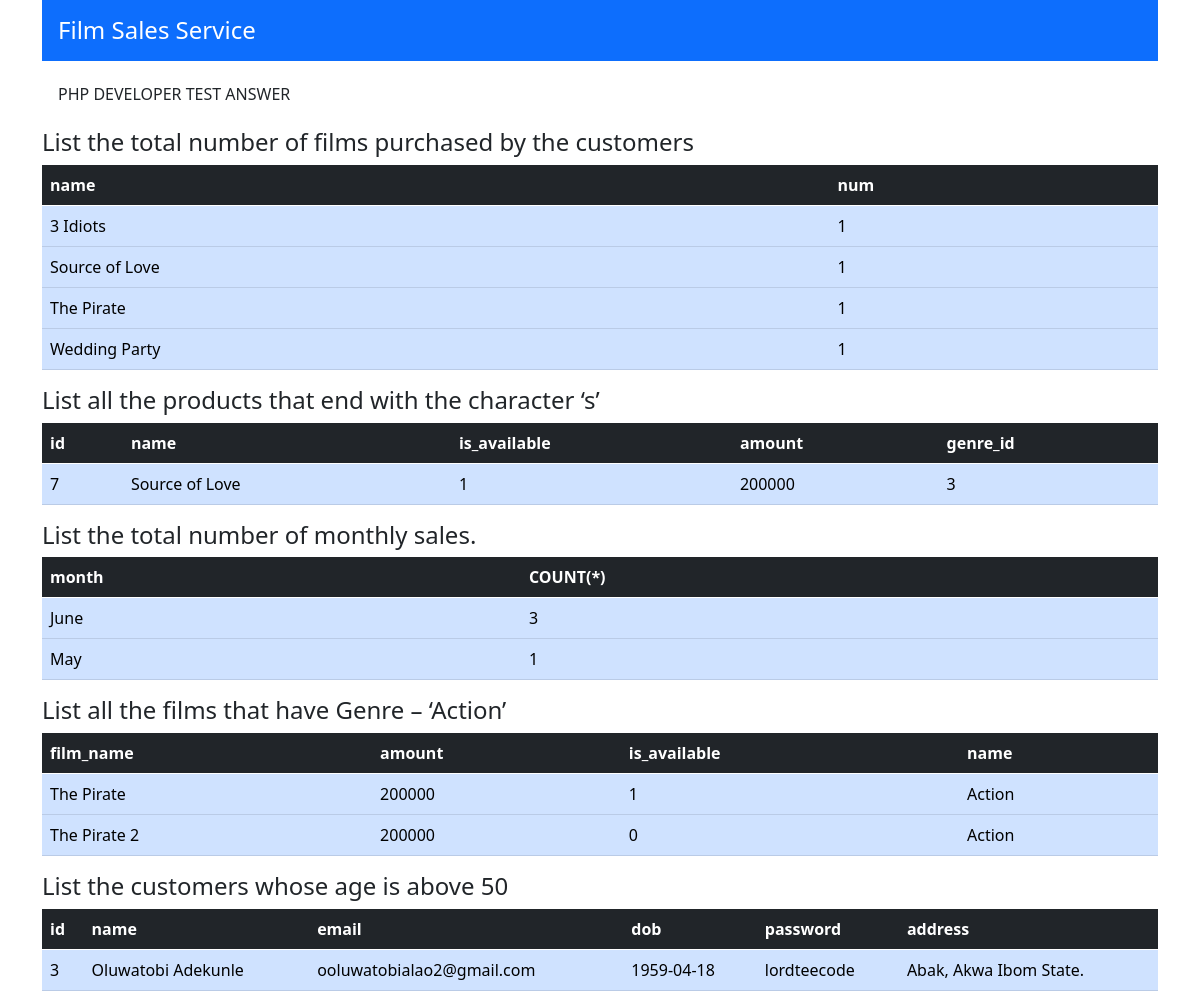
The page / on the database its author committed.
### tables this page shows
CREATE TABLE `films` (
  `id` int(11) NOT NULL,
  `name` varchar(255) NOT NULL,
  `is_available` tinyint(1) NOT NULL DEFAULT '0',
  `amount` float NOT NULL,
  `genre_id` int(11) NOT NULL
);

CREATE TABLE `genres` (
  `id` int(11) NOT NULL,
  `name` varchar(255) NOT NULL
);

CREATE TABLE `customers` (
  `id` int(11) NOT NULL,
  `name` varchar(255) NOT NULL,
  `email` varchar(255) NOT NULL,
  `dob` date NOT NULL,
  `password` varchar(255) NOT NULL,
  `address` varchar(255) NOT NULL
);

### db.php (called while the page is built, shortened)
<?php
	class PDODatabase extends PDO{
		function __construct(){
			$this->connection = new PDO('mysql:host=localhost;dbname=films;charset=utf8','root','');
		}
	}
?>

### FIlmController.php (the view)
<?php
require_once('db.php');
class FilmController extends PDODatabase{
    public function fetchFilmsPurchasedByCustomers(){
        $query = "SELECT name, COUNT(*) as num FROM films JOIN purchases WHERE films.id = purchases.film_id GROUP BY films.name;";
        return $this->perform_query($query);
    }
    public function startWith($s){
        $query = "SELECT * FROM `films` WHERE films.name LIKE '$s%'";
        return $this->perform_query($query);
    }
    public function getMonthlySales(){
        $query = "SELECT MONTHNAME(date) as month, COUNT(*) FROM purchases GROUP BY month";
        return $this->perform_query($query);
    }
    public function getFilmByGenre(){
        $query = "SELECT films.name as film_name, amount, is_available, genres.name FROM films JOIN genres WHERE films.genre_id = genres.id and genres.name = 'Action'";
        return $this->perform_query($query);
    }
    public function getCustumerAbove50(){
        $query = "SELECT * FROM customers WHERE TIMESTAMPDIFF(YEAR, dob, CURRENT_DATE()) > " . 50;
        return $this->perform_query($query);
    }
    public function perform_query($sql){
        $result_set = $this->connection->prepare($sql);
        $result_set->execute();
        $result = $result_set->fetchAll(\PDO::FETCH_ASSOC);
        return $result;
    }
    public function print_result($result, $question){
        if(count($result) > 0){
            $keys = array_keys($result[0]);
            echo "<h4>$question</h4>";
            echo "<table class='table table-primary'>";
            echo "<thead class='table-dark'>";
            foreach($keys as $key){
                echo "<th>" . $key . "</th>";
            }
            echo "</thead>";
            echo "<tbody>";
            foreach($result as $res){
                echo "<tr>";
                foreach($keys as $key){
                    echo "<td>" .$res[$key] . "</td>";
                }
                echo "</tr>";
            }
            echo "</tbody>";
            echo "</table>";
        }
    }
}

### index.php (shortened to what this page needs)
<!doctype html>
<html lang="en">
  <head>
    <link href="https://cdn.jsdelivr.net/npm/bootstrap@5.0.2/dist/css/bootstrap.min.css" rel="stylesheet">
  </head>
  <body class="container">
    <h4 class="bg-primary p-3 text-white">Film Sales Service</h4>
    <h6 class="p-3">PHP DEVELOPER TEST ANSWER</h6>
    <?php
    require_once('FilmController.php');
    $film = new FilmController();
    $q1 = $film->fetchFilmsPurchasedByCustomers();
    $q2 = $film->startWith('s');
    $q3 = $film->getMonthlySales();
    $q4 = $film->getFilmByGenre();
    $q5 = $film->getCustumerAbove50();
    $film->print_result($q1, 'List the total number of films purchased by the customers');
?>
  </body>
</html>

### rows shown on the page
films: id "7", name "Source of Love", is_available "1", amount "200000", genre "3"
films: name "The Pirate", amount "200000", is_available "1", genre.name "Action"
films: name "The Pirate 2", amount "200000", is_available "0", genre.name "Action"
customers: id "3", name "Oluwatobi Adekunle", email "ooluwatobialao2@gmail.com", dob "1959-04-18", password "lordteecode", address "Abak, Akwa Ibom State."

### other values the page prints
$key "name"
$key "num"
$res[$key] "3 Idiots"
$res[$key] "1"
$res[$key] "Source of Love"
$res[$key] "The Pirate"
$res[$key] "Wedding Party"
$key "id"
$key "is_available"
$key "amount"
$key "genre_id"
$key "month"
$key "COUNT(*)"
$res[$key] "June"
$res[$key] "3"
